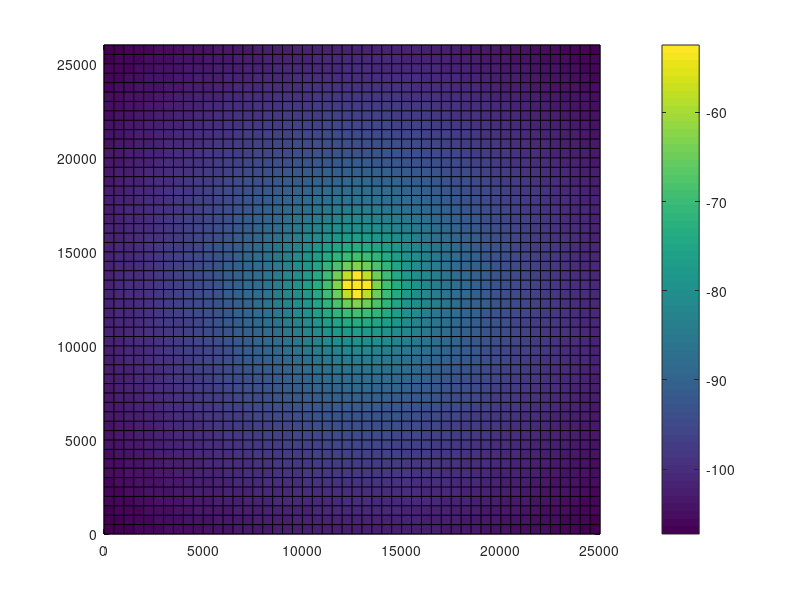

MATLAB code for this plot: (Note: this script raises an error after producing the figure.)
% Entrada de parâmetros
dR = 5e3;  % Raio do Hexágono
dFc = 800; % Frequência da portadora MHz
% Cálculos de outras variáveis que dependem dos parâmetros de entrada
dPasso = ceil(dR/10);                                      % Resolução do grid: distância entre pontos de medição
dRMin = dPasso;                                            % Raio de segurança
dIntersiteDistance = 2*sqrt(3/4)*dR;                       % Distância entre ERBs (somente para informação)
dDimX = 5*dR;                                              % Dimensão X do grid
dDimY = 6*sqrt(3/4)*dR;                                    % Dimensão Y do grid
dPtdBm = 57;                                               % EIRP (incluindo ganho e perdas) (https://pt.slideshare.net/naveenjakhar12/gsm-link-budget)
dPtLinear = 10^(dPtdBm/10)*1e-3;                           % EIRP em escala linear
dHMob = 5;                                                 % Altura do receptor
dHBs = 30;                                                 % Altura do transmissor
dAhm = 3.2*(log10(11.75*dHMob)).^2 - 4.97;                 % Modelo Okumura-Hata: Cidade grande e fc  >= 400MHz
%
% Vetor com posições das BSs (grid Hexagonal com 7 células, uma célula central e uma camada de células ao redor)
vtBs = [ 0 ];
dOffset = pi/6;
for iBs = 2 : 7
    vtBs = [ vtBs dR*sqrt(3)*exp( j * ( (iBs-2)*pi/3 + dOffset ) ) ];
end
vtBs = vtBs + (dDimX/2 + j*dDimY/2);                        % Ajuste de posição das bases (posição relativa ao canto inferior esquerdo)
%
% Matriz de referência com posição de cada ponto do grid (posição relativa ao canto inferior esquerdo)
dDimY = dDimY+mod(dDimY,dPasso);                           % Ajuste de dimensão para medir toda a dimensão do grid
dDimX = dDimX+mod(dDimX,dPasso);                           % Ajuste de dimensão para medir toda a dimensão do grid
[mtPosx,mtPosy] = meshgrid(0:dPasso:dDimX, 0:dPasso:dDimY);
%
% Iniciação da Matriz de  pontência recebida máxima em cada ponto
% medido. Essa potência é a maior entre as 7 ERBs.
mtPowerFinaldBm = -inf*ones(size(mtPosy));
% Calcular O REM de cada ERB e aculumar a maior potência em cada ponto de medição
for iBsD = 1 : length(vtBs)                                 % Loop nas 7 ERBs
    % Matriz 3D com os pontos de medição de cada ERB. Os pontos são
    % modelados como números complexos X +jY, sendo X a posição na abcissa e Y, a posição no eixo das ordenadas
    mtPosEachBS(:,:,iBsD)=(mtPosx + j*mtPosy)-(vtBs(iBsD));
    mtDistEachBs = abs(mtPosEachBS(:,:,iBsD));              % Distância entre cada ponto de medição e a sua ERB
    mtDistEachBs(mtDistEachBs < dRMin) = dRMin;             % Implementação do raio de segurança
    % Okumura-Hata (cidade urbana) - dB
    mtPldB = 69.55 + 26.16*log10(dFc) + (44.9 - 6.55*log10(dHBs))*log10(mtDistEachBs/1e3) - 13.82*log10(dHBs) - dAhm;
    mtPowerEachBSdBm(:,:,iBsD) = dPtdBm - mtPldB;           % Potências recebidas em cada ponto de medição
    % Plot da REM de cada ERB individualmente
    figure;
    pcolor(mtPosx,mtPosy,mtPowerEachBSdBm(:,:,iBsD));
    colorbar;
    % Desenha setores hexagonais
    fDrawDeploy(dR,vtBs)
    axis equal;
    title(['ERB ' num2str(iBsD)]);
    % Cálulo da maior potência em cada ponto de medição
    mtPowerFinaldBm = max(mtPowerFinaldBm,mtPowerEachBSdBm(:,:,iBsD));
end
% Plot da REM de todo o grid (composição das 7 ERBs)
figure;
pcolor(mtPosx,mtPosy,mtPowerFinaldBm);
colorbar;
fDrawDeploy(dR,vtBs);
axis equal;
title(['Todas as 7 ERB']);